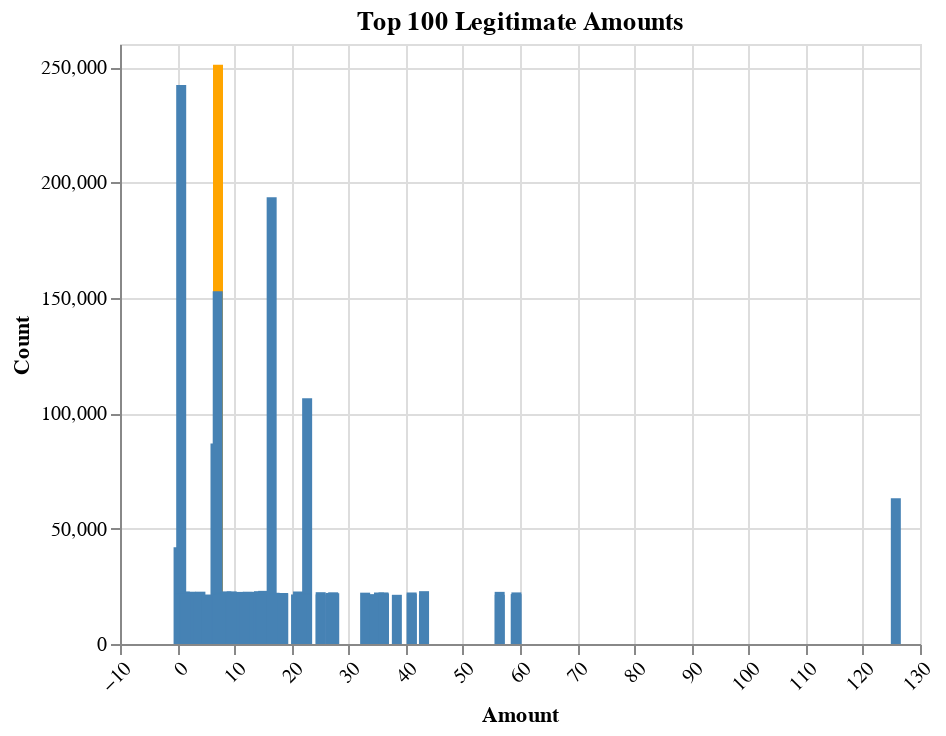

The cell this chart's notebook holds for it:
### Markdown cell above
Now, let's see how the Amount varies between legitimate and fraudulent transactions. For that we will use altair to chart the top 100 amounts used for transactions, with a function called top_100_amount_counts_chart.

### Code cell
import altair as alt  # noqa: E402
from altair import Chart  # noqa: E402
from polars import DataFrame  # noqa: E402


def top_100_amount_counts_chart(data_df: DataFrame, source: str) -> Chart:
    """ Calculate and chart the top 100 Amounts used in transactions. """
    data_df = data_df.top_k(100, by="Count")
    top_amount = data_df.top_k(1, by="Count").to_numpy()[0][1]
    return alt.Chart(
        data_df,
        title=f"Top 100 {source} Amounts").mark_bar().encode(
        x=alt.X('Amount', axis=alt.Axis(labelAngle=-45)),
        y="Count",
        color=alt.condition(
            alt.datum.Count == top_amount,
            alt.value('orange'),
            alt.value('steelblue'))
    ).properties(width=400)

legit = new_data_df.select(
    pl.col("Amount"), pl.col("Is Fraud?")).filter(pl.col("Is Fraud?") == 0
    ).select(
        pl.col("Amount").unique(), pl.col("Amount").unique_counts().alias("Count")
    )

top_100_amount_counts_chart(legit, "Legitimate")

### Figure 1 — Vega-Lite specification as saved in the notebook (floating-point values rounded to 4 significant figures)
{"config": {"view": {"continuousWidth": 300, "continuousHeight": 300}}, "data": {"name": "data-a9c59543b52347b656a7134e304748a6"}, "mark": {"type": "bar"}, "encoding": {"color": {"condition": {"test": "(datum.Count === 250980.0)", "value": "orange"}, "value": "steelblue"}, "x": {"axis": {"labelAngle": -45}, "field": "Amount", "type": "quantitative"}, "y": {"field": "Count", "type": "quantitative"}}, "title": "Top 100 Legitimate Amounts", "width": 400, "$schema": "https://vega.github.io/schema/vega-lite/v5.16.3.json", "datasets": {"data-a9c59543b52347b656a7134e304748a6": [{"Amount": 7.15, "Count": 250980}, {"Amount": 0.71, "Count": 242192}, {"Amount": 16.54, "Count": 193618}, {"Amount": 7.1, "Count": 152877}, {"Amount": 22.75, "Count": 106528}, {"Amount": 6.71, "Count": 86934}, {"Amount": 125.8, "Count": 63106}, {"Amount": 0.25, "Count": 41909}, {"Amount": 15.06, "Count": 23031}, {"Amount": 43.21, "Count": 22894}, {"Amount": 14.28, "Count": 22887}, {"Amount": 9.55, "Count": 22792}, {"Amount": 8.61, "Count": 22782}, {"Amount": 21.16, "Count": 22757}, {"Amount": 1.35, "Count": 22718}, {"Amount": 4.07, "Count": 22672}, {"Amount": 12.37, "Count": 22654}, {"Amount": 2.44, "Count": 22653}, {"Amount": 56.44, "Count": 22596}, {"Amount": 10.78, "Count": 22577}, {"Amount": 8.43, "Count": 22565}, {"Amount": 13.06, "Count": 22536}, {"Amount": 25.12, "Count": 22448}, {"Amount": 27.31, "Count": 22399}, {"Amount": 7.59, "Count": 22377}, {"Amount": 8.09, "Count": 22364}, {"Amount": 59.37, "Count": 22355}, {"Amount": 36.11, "Count": 22346}, {"Amount": 41.04, "Count": 22331}, {"Amount": 35.32, "Count": 22312}, {"Amount": 11.19, "Count": 22274}, {"Amount": 1.4, "Count": 22267}, {"Amount": 1.19, "Count": 22248}, {"Amount": 32.9, "Count": 22242}, {"Amount": 17.06, "Count": 22200}, {"Amount": 8.3, "Count": 22193}, {"Amount": 26.84, "Count": 22127}, {"Amount": 18.56, "Count": 22089}, {"Amount": 1.9, "Count": 22077}, {"Amount": 3.35, "Count": 22045}, {"Amount": 7.64, "Count": 22031}, {"Amount": 21.81, "Count": 22005}, {"Amount": 18.4, "Count": 22000}, {"Amount": 6.97, "Count": 22000}, {"Amount": 27.49, "Count": 21996}, {"Amount": 0.33, "Count": 21959}, {"Amount": 22.68, "Count": 21957}, {"Amount": 36.2, "Count": 21914}, {"Amount": 8.52, "Count": 21911}, {"Amount": 14.79, "Count": 21872}, {"Amount": 11.82, "Count": 21849}, {"Amount": 11.76, "Count": 21830}, {"Amount": 1.92, "Count": 21815}, {"Amount": 8.6, "Count": 21814}, {"Amount": 0.72, "Count": 21801}, {"Amount": 15.07, "Count": 21773}, {"Amount": 13.16, "Count": 21766}, {"Amount": 16.71, "Count": 21726}, {"Amount": 41.07, "Count": 21721}, {"Amount": 1.18, "Count": 21706}, {"Amount": 1.6, "Count": 21645}, {"Amount": 17.04, "Count": 21631}, {"Amount": 18.54, "Count": 21622}, {"Amount": 1.89, "Count": 21614}, {"Amount": 34.56, "Count": 21608}, {"Amount": 59.25, "Count": 21608}, {"Amount": 59.39, "Count": 21597}, {"Amount": 13.07, "Count": 21597}, {"Amount": 21.17, "Count": 21581}, {"Amount": 27.32, "Count": 21578}, {"Amount": 0.32, "Count": 21574}, {"Amount": 14.3, "Count": 21569}, {"Amount": 14.65, "Count": 21561}, {"Amount": 7.14, "Count": 21536}, {"Amount": 22.69, "Count": 21519}, {"Amount": 36.13, "Count": 21500}, {"Amount": 7.58, "Count": 21495}, {"Amount": 25.11, "Count": 21480}, {"Amount": 43.19, "Count": 21471}, {"Amount": 20.81, "Count": 21465}, {"Amount": 8.1, "Count": 21459}, {"Amount": 5.06, "Count": 21438}, {"Amount": 3.36, "Count": 21426}, {"Amount": 1.34, "Count": 21423}, {"Amount": 21.79, "Count": 21422}, {"Amount": 8.28, "Count": 21421}, {"Amount": 10.77, "Count": 21412}, {"Amount": 8.53, "Count": 21407}, {"Amount": 9.56, "Count": 21396}, {"Amount": 26.85, "Count": 21390}, {"Amount": 1.91, "Count": 21380}, {"Amount": 16.53, "Count": 21376}, {"Amount": 14.77, "Count": 21370}, {"Amount": 1.42, "Count": 21364}, {"Amount": 7.65, "Count": 21357}, {"Amount": 6.98, "Count": 21337}, {"Amount": 11.75, "Count": 21333}, {"Amount": 56.45, "Count": 21330}, {"Amount": 38.45, "Count": 21320}, {"Amount": 18.41, "Count": 21266}]}}
